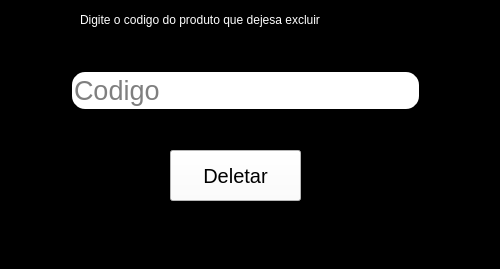
<?xml version="1.0" encoding="UTF-8"?>
<ui version="4.0">
 <class>MainWindow</class>
 <widget class="QMainWindow" name="MainWindow">
  <property name="geometry">
   <rect>
    <x>0</x>
    <y>0</y>
    <width>500</width>
    <height>269</height>
   </rect>
  </property>
  <property name="windowTitle">
   <string>MainWindow</string>
  </property>
  <property name="styleSheet">
   <string notr="true">background-color: rgb(0, 0, 0);</string>
  </property>
  <widget class="QWidget" name="centralwidget">
   <widget class="QLineEdit" name="lineEdit">
    <property name="geometry">
     <rect>
      <x>70</x>
      <y>70</y>
      <width>351</width>
      <height>41</height>
     </rect>
    </property>
    <property name="font">
     <font>
      <pointsize>20</pointsize>
     </font>
    </property>
    <property name="styleSheet">
     <string notr="true">background-color:rgb(255,255,255);
border-radius:15px;
border-style:outset;
border-width:2px;</string>
    </property>
    <property name="inputMethodHints">
     <set>Qt::ImhHiddenText</set>
    </property>
    <property name="text">
     <string/>
    </property>
    <property name="placeholderText">
     <string>Codigo</string>
    </property>
    <property name="clearButtonEnabled">
     <bool>false</bool>
    </property>
   </widget>
   <widget class="QLabel" name="label">
    <property name="geometry">
     <rect>
      <x>80</x>
      <y>10</y>
      <width>331</width>
      <height>20</height>
     </rect>
    </property>
    <property name="maximumSize">
     <size>
      <width>16777215</width>
      <height>20</height>
     </size>
    </property>
    <property name="styleSheet">
     <string notr="true">color: white;
text-align: center;
font: 75 12pt &quot;MS Shell Dlg 2&quot;;</string>
    </property>
    <property name="text">
     <string>Digite o codigo do produto que dejesa excluir</string>
    </property>
   </widget>
   <widget class="QPushButton" name="pushButton">
    <property name="geometry">
     <rect>
      <x>170</x>
      <y>150</y>
      <width>131</width>
      <height>51</height>
     </rect>
    </property>
    <property name="font">
     <font>
      <pointsize>15</pointsize>
     </font>
    </property>
    <property name="styleSheet">
     <string notr="true">background-color: rgb(255, 255, 255);</string>
    </property>
    <property name="text">
     <string>Deletar</string>
    </property>
   </widget>
  </widget>
  <widget class="QMenuBar" name="menubar">
   <property name="geometry">
    <rect>
     <x>0</x>
     <y>0</y>
     <width>500</width>
     <height>21</height>
    </rect>
   </property>
  </widget>
  <widget class="QStatusBar" name="statusbar"/>
 </widget>
 <resources/>
 <connections/>
</ui>
